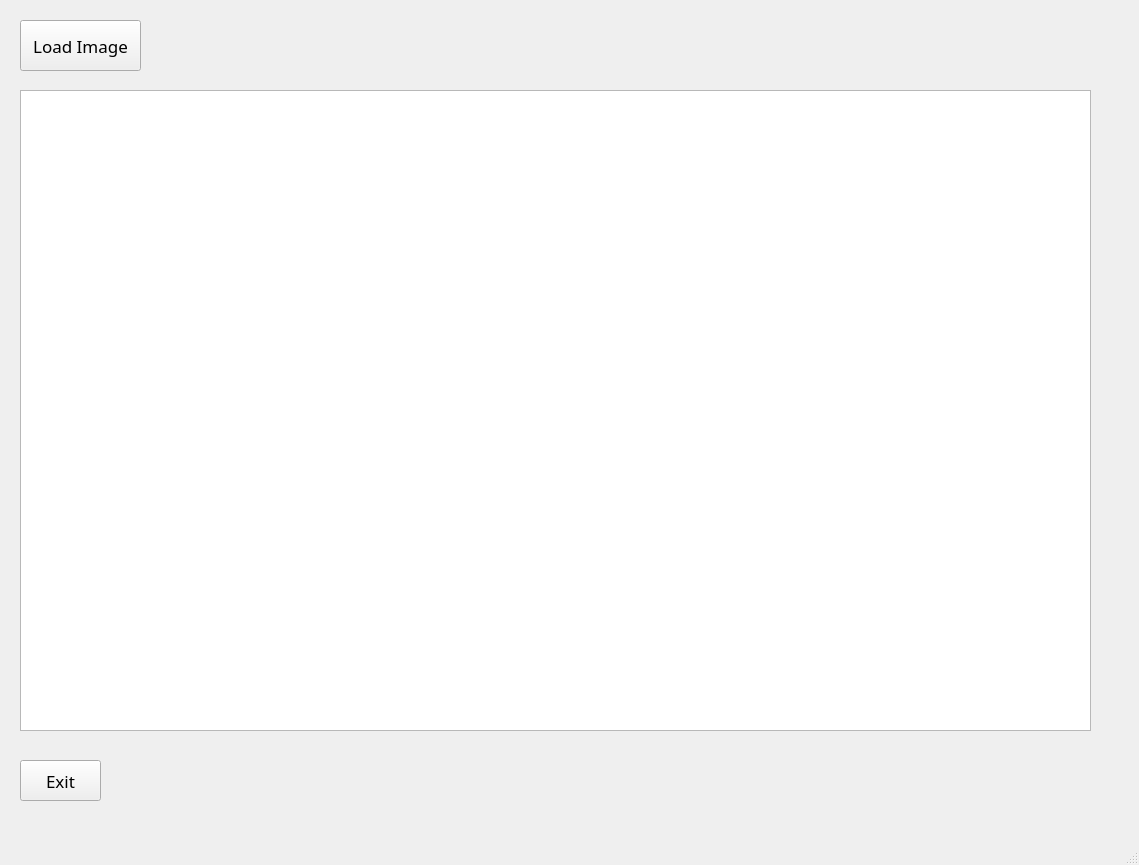
<?xml version="1.0" encoding="UTF-8"?>
<ui version="4.0">
 <class>interface</class>
 <widget class="QMainWindow" name="interface">
  <property name="geometry">
   <rect>
    <x>0</x>
    <y>0</y>
    <width>1139</width>
    <height>865</height>
   </rect>
  </property>
  <property name="minimumSize">
   <size>
    <width>1139</width>
    <height>865</height>
   </size>
  </property>
  <property name="maximumSize">
   <size>
    <width>1140</width>
    <height>870</height>
   </size>
  </property>
  <property name="palette">
   <palette>
    <active>
     <colorrole role="Base">
      <brush brushstyle="SolidPattern">
       <color alpha="255">
        <red>237</red>
        <green>212</green>
        <blue>0</blue>
       </color>
      </brush>
     </colorrole>
     <colorrole role="Window">
      <brush brushstyle="SolidPattern">
       <color alpha="255">
        <red>135</red>
        <green>136</green>
        <blue>139</blue>
       </color>
      </brush>
     </colorrole>
    </active>
    <inactive>
     <colorrole role="Base">
      <brush brushstyle="SolidPattern">
       <color alpha="255">
        <red>255</red>
        <green>255</green>
        <blue>255</blue>
       </color>
      </brush>
     </colorrole>
     <colorrole role="Window">
      <brush brushstyle="SolidPattern">
       <color alpha="255">
        <red>239</red>
        <green>239</green>
        <blue>239</blue>
       </color>
      </brush>
     </colorrole>
    </inactive>
    <disabled>
     <colorrole role="Base">
      <brush brushstyle="SolidPattern">
       <color alpha="255">
        <red>135</red>
        <green>136</green>
        <blue>139</blue>
       </color>
      </brush>
     </colorrole>
     <colorrole role="Window">
      <brush brushstyle="SolidPattern">
       <color alpha="255">
        <red>135</red>
        <green>136</green>
        <blue>139</blue>
       </color>
      </brush>
     </colorrole>
    </disabled>
   </palette>
  </property>
  <property name="windowTitle">
   <string>interface</string>
  </property>
  <widget class="QWidget" name="centralwidget">
   <widget class="QPushButton" name="pb_loadImage">
    <property name="geometry">
     <rect>
      <x>20</x>
      <y>20</y>
      <width>121</width>
      <height>51</height>
     </rect>
    </property>
    <property name="font">
     <font>
      <family>Ubuntu Condensed</family>
      <pointsize>13</pointsize>
     </font>
    </property>
    <property name="text">
     <string>Load Image</string>
    </property>
   </widget>
   <widget class="QGraphicsView" name="gv_image">
    <property name="geometry">
     <rect>
      <x>20</x>
      <y>90</y>
      <width>1071</width>
      <height>641</height>
     </rect>
    </property>
    <property name="palette">
     <palette>
      <active>
       <colorrole role="Base">
        <brush brushstyle="SolidPattern">
         <color alpha="255">
          <red>204</red>
          <green>219</green>
          <blue>225</blue>
         </color>
        </brush>
       </colorrole>
      </active>
      <inactive>
       <colorrole role="Base">
        <brush brushstyle="SolidPattern">
         <color alpha="255">
          <red>255</red>
          <green>255</green>
          <blue>255</blue>
         </color>
        </brush>
       </colorrole>
      </inactive>
      <disabled>
       <colorrole role="Base">
        <brush brushstyle="SolidPattern">
         <color alpha="255">
          <red>135</red>
          <green>136</green>
          <blue>139</blue>
         </color>
        </brush>
       </colorrole>
      </disabled>
     </palette>
    </property>
   </widget>
   <widget class="QPushButton" name="pb_exit">
    <property name="geometry">
     <rect>
      <x>20</x>
      <y>760</y>
      <width>81</width>
      <height>41</height>
     </rect>
    </property>
    <property name="font">
     <font>
      <family>Ubuntu Condensed</family>
      <pointsize>13</pointsize>
     </font>
    </property>
    <property name="text">
     <string>Exit</string>
    </property>
   </widget>
  </widget>
  <widget class="QStatusBar" name="statusbar"/>
 </widget>
 <resources/>
 <connections/>
</ui>
